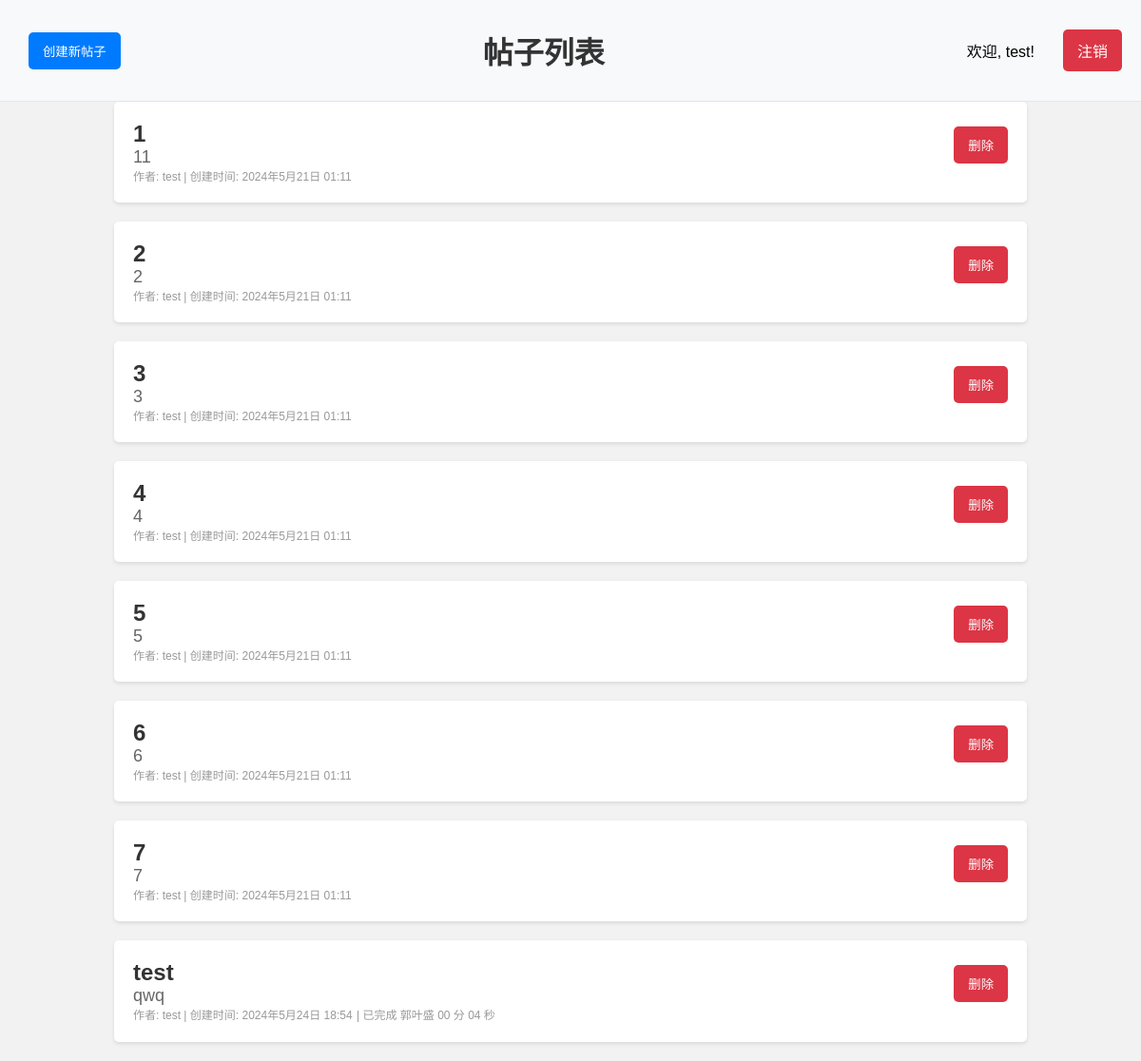
The app's page / (signed in), older data.
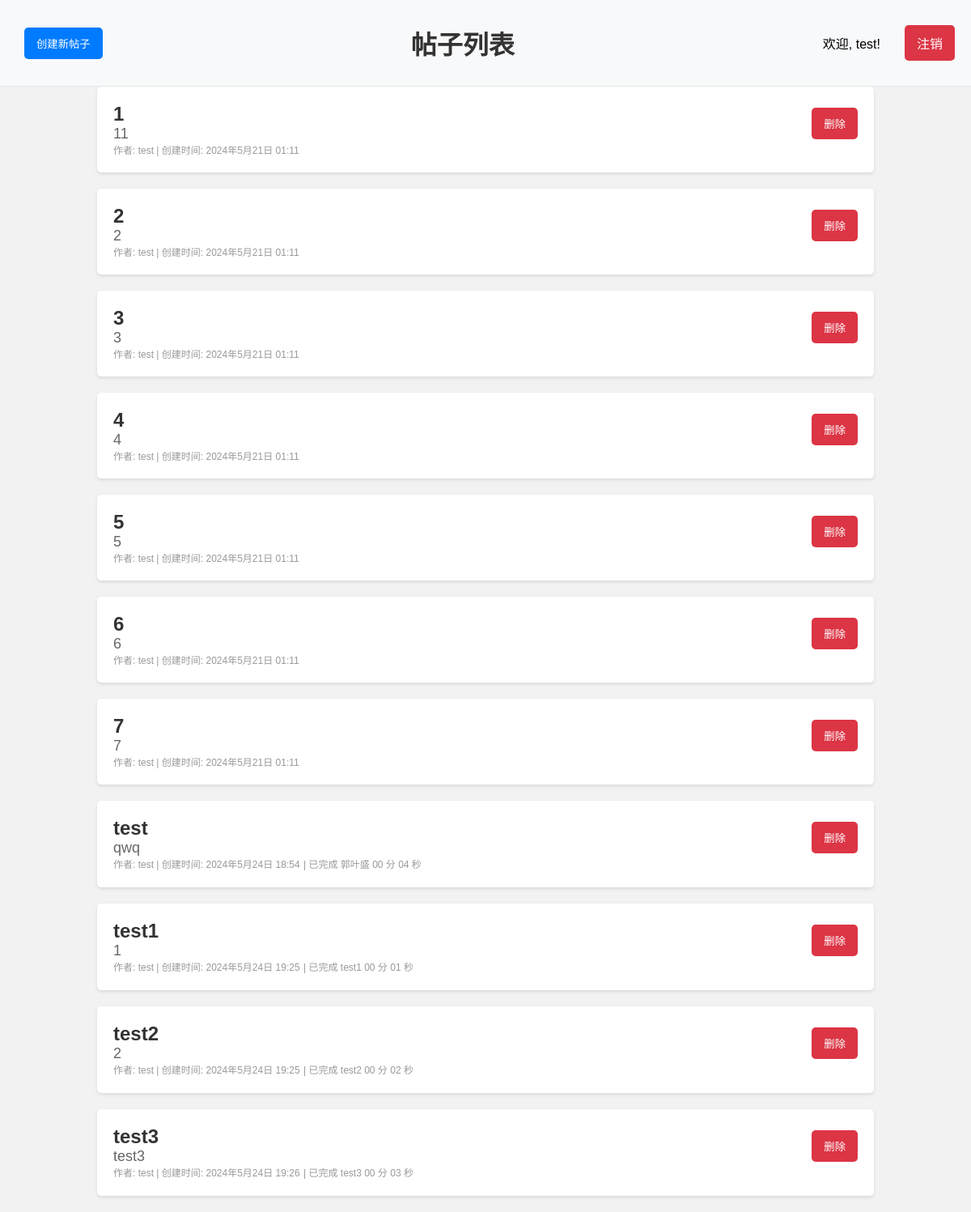
The same page, newer data.
### community/models.py (models this page shows, shortened)
class Post(models.Model):
    title = models.CharField(max_length=200)
    content = models.TextField()
    author = models.ForeignKey(User, on_delete=models.CASCADE)
    created_at = models.DateTimeField(auto_now_add=True)
    task = models.CharField(max_length=200, default='')
    task_time = models.CharField(max_length=200, default='')

### community/views.py (the view)
# urls.py: path('', views.post_list, name='post_list'),
@login_required
def post_list(request):
    posts = Post.objects.all()
    return render(request, 'community/post_list.html', {'posts': posts})

### community/templatetags/filters.py (called while the page is built)
@register.filter
def time_format(value):
    minutes, seconds = value.split(':')
    return f'{minutes} 分 {seconds} 秒'

### community/templates/community/post_list.html (shortened to what this page needs)
{% load static %}
{% load filters %}
<link rel="stylesheet" href="{% static 'community/post_list_style.css' %}">
<!DOCTYPE html>
<html lang="zh">
<head>
</head>
<body>
    <div class="navbar">
        <div class="navbar-left">
            {% if user.is_authenticated %}
                <button onclick="location.href='{% url 'post_create' %}'">创建新帖子</button>
            {% endif %}
        </div>
        <h1>帖子列表</h1>
        <div class="navbar-right">
            {% if user.is_authenticated %}
                <p>欢迎, {{ user.username }}!</p>
                <a href="{% url 'logout' %}" class="red-button">注销</a>
            {% else %}
                <a href="{% url 'login' %}">登录</a>
                <a href="{% url 'signup' %}">注册</a>
            {% endif %}
        </div>
    </div>
    <div class="content">
        {% if posts %}
            <ul>
                {% for post in posts %}
                    <li>
                        <div>
                            <h2>{{ post.title }}</h2>
                            <p>{{ post.content }}</p>
                            <p1>作者: {{ post.author.username }} | 创建时间: {{ post.created_at }}</p1>
                            {% if post.task and post.task_time %}
                                <p1>| 已完成 {{ post.task }} {{ post.task_time|time_format }}</p1>
                            {% endif %}
                        </div>
                        {% if user.is_authenticated and user == post.author %}
                            <form method="post" action="{% url 'delete_post' post.id %}">
                                <button type="submit" class="red-button">删除</button>
                            </form>
                        {% endif %}
                    </li>
                {% endfor %}
            </ul>
        {% else %}
            <p>暂时没有帖子。</p>
        {% endif %}
    </div>
</body>
</html>

### community/static/community/post_list_style.css (style rules this page uses)
body { font-family: Arial, sans-serif; background-color: #f2f2f2; margin: 0; padding: 0; }
h1 { color: #333; margin-top: 20px; margin-bottom: 20px; text-align: center; }
ul { list-style-type: none; padding: 0; margin: 0 10%; }
li { background-color: #fff; margin-bottom: 20px; padding: 20px; border-radius: 5px; box-shadow: 0 2px 4px rgba(0, 0, 0, 0.1); display: flex; justify-content: space-between; align-items: center; }
li h2 { color: #333; margin: 0; }
li p { color: #666; margin: 0; font-size: 18px; }
li p1 { color: #999; margin: 0; font-size: 12px; }
.navbar { background-color: #f8f9fa; padding: 10px 20px; display: flex; justify-content: space-between; align-items: center; border-bottom: 1px solid #e7e7e7; }
.navbar-right { display: flex; align-items: center; }
.navbar-right p { margin-right: 20px; }
.navbar-right button, .navbar-right a, .navbar-left button { background-color: #007bff; color: white; padding: 10px 15px; border: none; border-radius: 5px; text-decoration: none; cursor: pointer; margin-left: 10px; }
.navbar-left { display: flex; align-items: center; }
.red-button, .navbar-right .red-button { background-color: #dc3545; color: white; padding: 10px 15px; border: none; border-radius: 5px; cursor: pointer; text-decoration: none; margin-left: 10px; }

Row changes from the older to the newer data that the page shows:
added Post: title "test1", content "1", author.username "test", created_at "2024年5月24日 19:25", task "test1", task_time "00 分 01 秒", shows "删除"
added Post: title "test2", content "2", author.username "test", created_at "2024年5月24日 19:25", task "test2", task_time "00 分 02 秒", shows "删除"
added Post: title "test3", content "test3", author.username "test", created_at "2024年5月24日 19:26", task "test3", task_time "00 分 03 秒", shows "删除"
